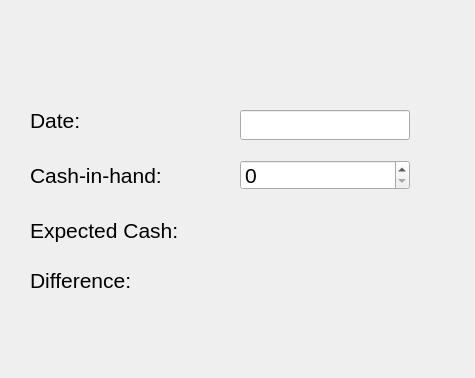
<?xml version="1.0" encoding="UTF-8"?>
<ui version="4.0">
 <class>Dialog</class>
 <widget class="QDialog" name="Dialog">
  <property name="geometry">
   <rect>
    <x>0</x>
    <y>0</y>
    <width>475</width>
    <height>378</height>
   </rect>
  </property>
  <property name="windowTitle">
   <string>Dialog</string>
  </property>
  <widget class="QLabel" name="ExpCash">
   <property name="geometry">
    <rect>
     <x>30</x>
     <y>210</y>
     <width>390</width>
     <height>40</height>
    </rect>
   </property>
   <property name="font">
    <font>
     <pointsize>16</pointsize>
    </font>
   </property>
   <property name="text">
    <string>Expected Cash:</string>
   </property>
  </widget>
  <widget class="QSpinBox" name="Cashinhand">
   <property name="geometry">
    <rect>
     <x>240</x>
     <y>160</y>
     <width>170</width>
     <height>30</height>
    </rect>
   </property>
   <property name="font">
    <font>
     <pointsize>16</pointsize>
    </font>
   </property>
   <property name="maximum">
    <number>9999999</number>
   </property>
  </widget>
  <widget class="QLabel" name="label_2">
   <property name="geometry">
    <rect>
     <x>30</x>
     <y>155</y>
     <width>190</width>
     <height>40</height>
    </rect>
   </property>
   <property name="font">
    <font>
     <pointsize>16</pointsize>
    </font>
   </property>
   <property name="text">
    <string>Cash-in-hand:</string>
   </property>
  </widget>
  <widget class="QLabel" name="Diff">
   <property name="geometry">
    <rect>
     <x>30</x>
     <y>260</y>
     <width>400</width>
     <height>40</height>
    </rect>
   </property>
   <property name="font">
    <font>
     <pointsize>16</pointsize>
    </font>
   </property>
   <property name="text">
    <string>Difference:</string>
   </property>
  </widget>
  <widget class="QLabel" name="label_4">
   <property name="geometry">
    <rect>
     <x>30</x>
     <y>100</y>
     <width>130</width>
     <height>40</height>
    </rect>
   </property>
   <property name="font">
    <font>
     <pointsize>16</pointsize>
    </font>
   </property>
   <property name="text">
    <string>Date:</string>
   </property>
  </widget>
  <widget class="QLineEdit" name="Dateentry">
   <property name="geometry">
    <rect>
     <x>240</x>
     <y>110</y>
     <width>170</width>
     <height>30</height>
    </rect>
   </property>
   <property name="font">
    <font>
     <pointsize>16</pointsize>
    </font>
   </property>
  </widget>
 </widget>
 <resources/>
 <connections/>
</ui>
